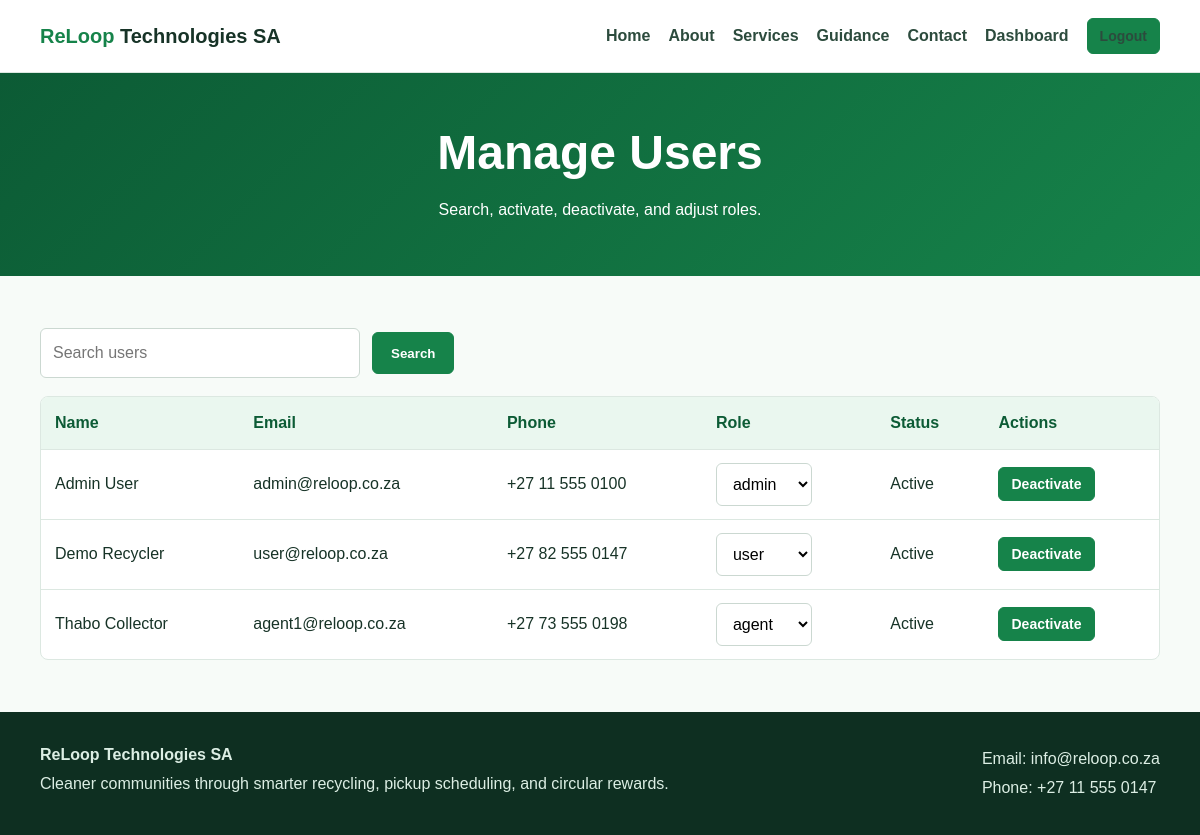
/admin/manage_users.php (signed in), run on the app's committed database.
### tables this page shows
CREATE TABLE users (
    userID INT AUTO_INCREMENT PRIMARY KEY,
    firstName VARCHAR(50) NOT NULL,
    lastName VARCHAR(50) NOT NULL,
    email VARCHAR(100) UNIQUE NOT NULL,
    passwordHash VARCHAR(255) NOT NULL,
    phoneNumber VARCHAR(20),
    address VARCHAR(150),
    role ENUM('user','agent','admin') DEFAULT 'user',
    createdAt DATETIME DEFAULT CURRENT_TIMESTAMP,
    isActive BOOLEAN DEFAULT TRUE
);

### includes/db.php (called while the page is built, shortened)
<?php
function e($value) {
    return htmlspecialchars((string)$value, ENT_QUOTES, 'UTF-8');
}
?>

### admin/manage_users.php (the view, shortened to what this page needs)
<?php
require_once __DIR__ . '/../includes/auth.php';
$search = trim($_GET['search'] ?? '');
if ($search) {
    $stmt = $pdo->prepare('SELECT * FROM users WHERE firstName LIKE ? OR lastName LIKE ? OR email LIKE ? ORDER BY createdAt DESC');
    $like = "%$search%";
    $stmt->execute([$like, $like, $like]);
} else {
    $stmt = $pdo->query('SELECT * FROM users ORDER BY createdAt DESC');
}
$users = $stmt->fetchAll();
include __DIR__ . '/../includes/header.php';
?>
<section class="page-hero compact"><h1>Manage Users</h1><p>Search, activate, deactivate, and adjust roles.</p></section>
<section class="section">
    <form class="toolbar" method="get"><input type="search" name="search" placeholder="Search users" value="<?= e($search) ?>"><button class="btn" type="submit">Search</button></form>
    <div class="table-wrap"><table><thead><tr><th>Name</th><th>Email</th><th>Phone</th><th>Role</th><th>Status</th><th>Actions</th></tr></thead><tbody>
    <?php foreach ($users as $user): ?>
        <tr>
            <td><?= e($user['firstName'] . ' ' . $user['lastName']) ?></td><td><?= e($user['email']) ?></td><td><?= e($user['phoneNumber']) ?></td>
            <td>
                <form method="post" class="inline-form"><input type="hidden" name="userID" value="<?= e($user['userID']) ?>"><select name="role" onchange="this.form.submit()"><option <?= $user['role']==='user'?'selected':'' ?>>user</option><option <?= $user['role']==='agent'?'selected':'' ?>>agent</option><option <?= $user['role']==='admin'?'selected':'' ?>>admin</option></select></form>
            </td>
            <td><?= $user['isActive'] ? 'Active' : 'Inactive' ?></td>
            <td><form method="post"><input type="hidden" name="userID" value="<?= e($user['userID']) ?>"><button class="btn small" name="toggleActive" type="submit"><?= $user['isActive'] ? 'Deactivate' : 'Activate' ?></button></form></td>
        </tr>
    <?php endforeach; ?>
    </tbody></table></div>
</section>
<?php include __DIR__ . '/../includes/footer.php'; ?>

### assets/css/style.css (style rules this page uses)
:root { --green: #16834a; --green-dark: #0c5b35; --mint: #eaf7ef; --lime: #b6e15a; --ink: #173327; --muted: #66746d; --line: #dce8e1; --white: #ffffff; --danger: #c0392b; --warning: #b7791f; --info: #2563eb; }
* { box-sizing: border-box; }
body { margin: 0; font-family: Arial, Helvetica, sans-serif; color: var(--ink); background: #f7fbf8; line-height: 1.6; }
.hero h1, .page-hero h1 { margin: 0 0 18px; font-size: 48px; line-height: 1.08; letter-spacing: 0; }
.page-hero { padding: 70px 24px; background: linear-gradient(135deg, var(--green-dark), var(--green)); color: var(--white); text-align: center; }
.page-hero.compact { padding: 54px 24px; }
.page-hero p { max-width: 720px; margin: 0 auto; }
.section { max-width: 1160px; margin: 0 auto; padding: 52px 20px; }
.btn { display: inline-flex; justify-content: center; align-items: center; min-height: 42px; padding: 10px 18px; border: 1px solid var(--green); border-radius: 6px; background: var(--green); color: var(--white); font-weight: 700; cursor: pointer; }
.btn.small { min-height: 34px; padding: 6px 12px; font-size: 14px; }
input, select, textarea { width: 100%; margin-top: 6px; padding: 11px 12px; border: 1px solid #cbd8d1; border-radius: 6px; font: inherit; background: var(--white); }
.toolbar { display: flex; gap: 12px; margin-bottom: 18px; align-items: center; }
.toolbar input, .toolbar select { max-width: 320px; margin-top: 0; }
.inline-form { display: inline-flex; gap: 8px; align-items: center; margin: 0; }
.inline-form select { min-width: 96px; margin-top: 0; }
.table-wrap { overflow-x: auto; background: var(--white); border: 1px solid var(--line); border-radius: 8px; }
table { width: 100%; border-collapse: collapse; min-width: 720px; }
th, td { padding: 13px 14px; border-bottom: 1px solid var(--line); text-align: left; vertical-align: middle; }
th { background: var(--mint); color: var(--green-dark); }
tr:last-child td { border-bottom: 0; }

### data on the page
users: firstName+lastName "Admin User", email "admin@reloop.co.za", phoneNumber "+27 11 555 0100", role "admin", isActive "Active"
users: firstName+lastName "Demo Recycler", email "user@reloop.co.za", phoneNumber "+27 82 555 0147", role "user", isActive "Active"
users: firstName+lastName "Thabo Collector", email "agent1@reloop.co.za", phoneNumber "+27 73 555 0198", role "agent", isActive "Active"
